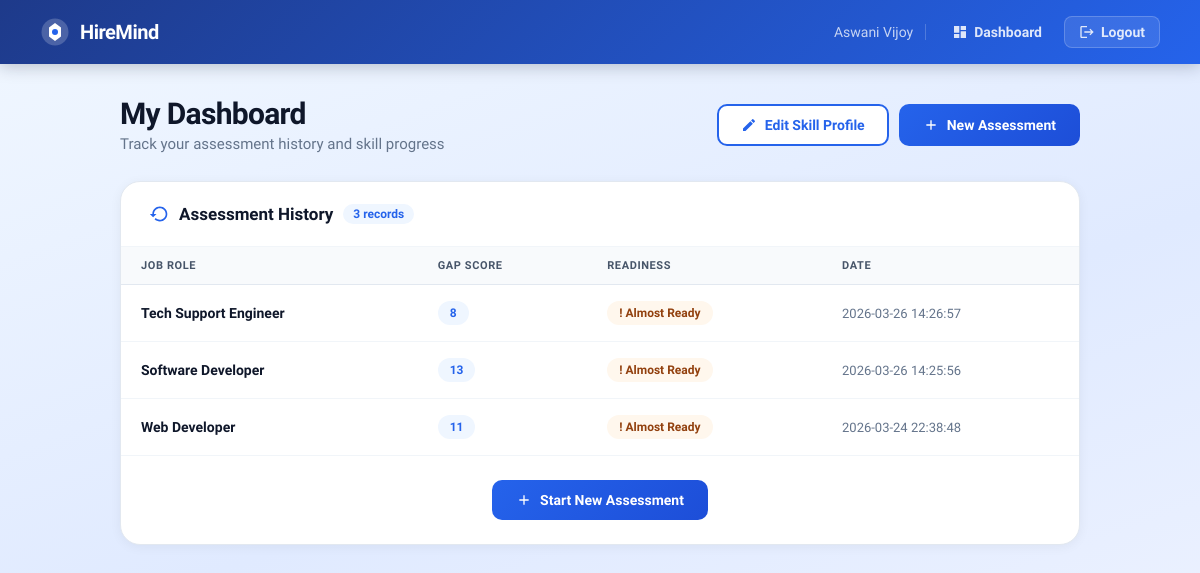
/dashboard (signed in), run on an earlier commit of the app's database.
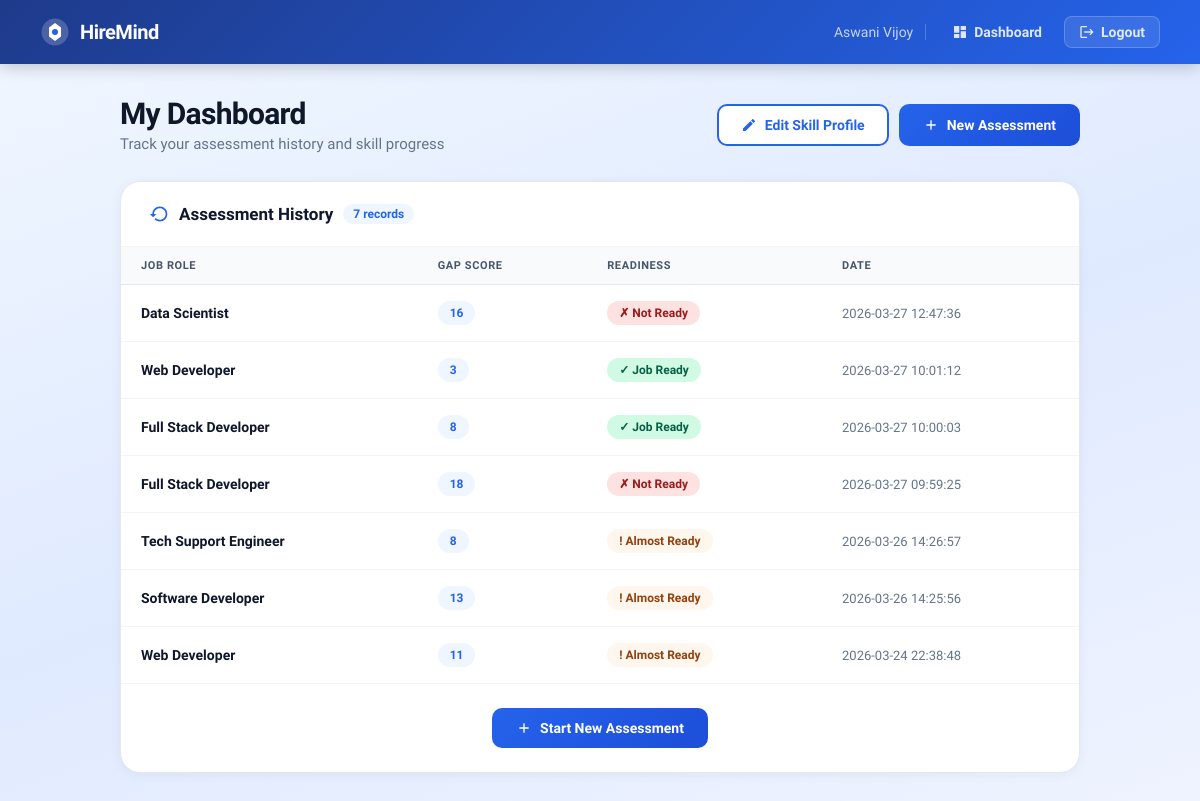
And on a later commit of the database.
### tables this page shows
CREATE TABLE assessments (
            id INTEGER PRIMARY KEY AUTOINCREMENT,
            user_id INTEGER,
            job_role TEXT,
            total_gap INTEGER,
            readiness TEXT,
            created_at TEXT,
            FOREIGN KEY (user_id) REFERENCES users(id)
        );

### app.py (the view)
@app.route('/dashboard')
def dashboard():
    if 'user_id' not in session:
        return redirect(url_for('login'))
    conn = sqlite3.connect("hiremind.db", timeout=10)
    cursor = conn.cursor()
    cursor.execute("""
        SELECT id, job_role, total_gap, readiness, created_at
        FROM assessments
        WHERE user_id = ?
        ORDER BY created_at DESC
    """, (session['user_id'],))
    assessments = cursor.fetchall()
    conn.close()
    return render_template('dashboard.html', assessments=assessments)

### templates/dashboard.html (shortened to what this page needs)
{% extends "base.html" %}
{% block content %}
<head>
</head>
<div class="page-wrapper">
    <div class="dash-header">
        <div>
            <h1>My Dashboard</h1>
            <p>Track your assessment history and skill progress</p>
        </div>
        <div style="display:flex;gap:10px;flex-wrap:wrap;">
            <button onclick="window.location.href='/edit_skills'" class="btn-edit">
                <svg width="16" height="16" viewBox="0 0 24 24" fill="currentColor"><path d="M3 17.25V21h3.75L17.81 9.94l-3.75-3.75L3 17.25zM20.71 7.04c.39-.39.39-1.02 0-1.41l-2.34-2.34a1 1 0 00-1.41 0l-1.83 1.83 3.75 3.75 1.83-1.83z"/></svg>
                Edit Skill Profile
            </button>
            <button onclick="window.location.href='/'" class="btn-new">
                <svg width="16" height="16" viewBox="0 0 24 24" fill="currentColor"><path d="M19 13h-6v6h-2v-6H5v-2h6V5h2v6h6v2z"/></svg>
                New Assessment
            </button>
        </div>
    </div>
    <div class="section">
        <div class="section-head">
            <svg width="20" height="20" viewBox="0 0 24 24" fill="#2563eb"><path d="M13 3c-4.97 0-9 4.03-9 9H1l3.89 3.89.07.14L9 12H6c0-3.87 3.13-7 7-7s7 3.13 7 7-3.13 7-7 7c-1.93 0-3.68-.79-4.94-2.06l-1.42 1.42C8.27 19.99 10.51 21 13 21c4.97 0 9-4.03 9-9s-4.03-9-9-9z"/></svg>
            <h2>Assessment History</h2>
            {% if assessments %}
            <span class="count-chip">{{ assessments | length }} records</span>
            {% endif %}
        </div>
        {% if assessments %}
        <div style="overflow-x:auto;">
            <table class="modern-table">
                <thead>
                    <tr>
                        <th>Job Role</th>
                        <th>Gap Score</th>
                        <th>Readiness</th>
                        <th>Date</th>
                    </tr>
                </thead>
                <tbody>
                    {% for a in assessments %}
                    <tr onclick="window.location.href='/assessment/{{ a[0] }}'">
                        <td><span class="role-text">{{ a[1] }}</span></td>
                        <td><span class="gap-badge">{{ a[2] }}</span></td>
                        <td>
                            <span class="status-badge {% if 'Job Ready' in a[3] %}status-Strong{% elif 'Almost' in a[3] %}status-Weak{% else %}status-Missing{% endif %}">
                                {% if 'Job Ready' in a[3] %}✓{% elif 'Almost' in a[3] %}!{% else %}✗{% endif %}
                                {{ a[3] }}
                            </span>
                        </td>
                        <td><span class="date-text">{{ a[4] }}</span></td>
                    </tr>
                    {% endfor %}
                </tbody>
            </table>
        </div>
        <div class="cta-row">
            <button onclick="window.location.href='/'" class="btn-new">
                <svg width="16" height="16" viewBox="0 0 24 24" fill="currentColor"><path d="M19 13h-6v6h-2v-6H5v-2h6V5h2v6h6v2z"/></svg>
                Start New Assessment
            </button>
        </div>
        {% endif %}
    </div>
</div>
{% endblock %}

### templates/base.html (shortened to what this page needs)
<!DOCTYPE html>
<html lang="en">
<head>
    <link rel="stylesheet" href="{{ url_for('static', filename='style.css') }}">
</head>
<body>
{% if session.get('username') %}
<nav class="top-nav">
    <a href="/dashboard" class="nav-brand">
        <svg width="30" height="30" viewBox="0 0 40 40" fill="none">
            <circle cx="20" cy="20" r="18" fill="white" opacity="0.2"/>
            <path d="M20 8L28 14V26L20 32L12 26V14L20 8Z" fill="white"/>
            <circle cx="20" cy="20" r="4" fill="#2563eb"/>
        </svg>
        HireMind
    </a>
    <div class="nav-links">
        <span class="nav-welcome">{{ session['username'] }}</span>
        <a href="/dashboard" class="nav-link">
            <svg width="16" height="16" viewBox="0 0 24 24" fill="currentColor">
                <path d="M3 13h8V3H3v10zm0 8h8v-6H3v6zm10 0h8V11h-8v10zm0-18v6h8V3h-8z"/>
            </svg>
            Dashboard
        </a>
        <a href="/logout" class="nav-link logout">
            <svg width="16" height="16" viewBox="0 0 24 24" fill="currentColor">
                <path d="M17 7l-1.41 1.41L18.17 11H8v2h10.17l-2.58 2.58L17 17l5-5zM4 5h8V3H4c-1.1 0-2 .9-2 2v14c0 1.1.9 2 2 2h8v-2H4V5z"/>
            </svg>
            Logout
        </a>
    </div>
</nav>
{% endif %}
<div class="page-content">
    {% block content %}{% endblock %}
</div>
</body>
</html>

### static/style.css (style rules this page uses)
* { margin: 0; padding: 0; box-sizing: border-box; }
body { font-family: -apple-system, BlinkMacSystemFont, 'Segoe UI', 'Roboto', 'Oxygen', 'Ubuntu', 'Cantarell', sans-serif; background: linear-gradient(135deg, #667eea 0%, #764ba2 100%); min-height: 100vh; padding: 20px; color: #1e293b; }
.section { margin-bottom: 40px; }
.modern-table { width: 100%; border-collapse: collapse; background: white; }
.modern-table thead { background: linear-gradient(135deg, #2C7BE5 0%, #1a5fd0 100%); }
.modern-table th { padding: 16px; text-align: left; color: white; font-weight: 600; font-size: 14px; text-transform: uppercase; letter-spacing: 0.5px; }
.modern-table td { padding: 16px; border-bottom: 1px solid #e2e8f0; }
.status-badge { display: inline-flex; align-items: center; gap: 6px; padding: 6px 12px; border-radius: 20px; font-size: 12px; font-weight: 600; }
.status-Strong { background: #d1fae5; color: #065f46; }
.status-Weak { background: #fed7aa; color: #c2410c; }
.status-Missing { background: #fee2e2; color: #991b1b; }
button, .btn-primary, .btn-secondary { padding: 14px 32px; border: none; border-radius: 10px; font-size: 16px; font-weight: 600; cursor: pointer; transition: all 0.3s ease; display: inline-flex; align-items: center; gap: 8px; }

### templates/base.html (style rules this page uses)
* { box-sizing: border-box; }
body { margin: 0; padding: 0; font-family: 'Plus Jakarta Sans', sans-serif; }
.top-nav { background: linear-gradient(135deg, #1e3a8a 0%, #2563eb 100%); padding: 0 40px; height: 64px; display: flex; justify-content: space-between; align-items: center; box-shadow: 0 2px 16px rgba(15,23,42,0.25); position: sticky; top: 0; z-index: 100; }
.nav-brand { display: flex; align-items: center; gap: 10px; color: white; font-size: 20px; font-weight: 800; letter-spacing: -0.5px; text-decoration: none; }
.nav-links { display: flex; align-items: center; gap: 8px; }
.nav-welcome { color: rgba(255,255,255,0.75); font-size: 14px; font-weight: 500; padding-right: 12px; border-right: 1px solid rgba(255,255,255,0.2); margin-right: 4px; }
.nav-link { color: rgba(255,255,255,0.85); text-decoration: none; font-size: 14px; font-weight: 600; padding: 7px 14px; border-radius: 8px; transition: all 0.2s; display: inline-flex; align-items: center; gap: 6px; }
.nav-link.logout { background: rgba(255,255,255,0.1); border: 1px solid rgba(255,255,255,0.2); }
.page-content { min-height: calc(100vh - 64px); background: linear-gradient(160deg, #eff6ff 0%, #e0eaff 50%, #f0f4ff 100%); padding: 32px 24px; }

What changed in the data, as far as the page shows it:
added assessments: job_role "Data Scientist", total_gap "16", readiness "Not Ready", created_at "2026-03-27 12:47:36"
added assessments: job_role "Web Developer", total_gap "3", readiness "Job Ready", created_at "2026-03-27 10:01:12"
added assessments: job_role "Full Stack Developer", total_gap "8", readiness "Job Ready", created_at "2026-03-27 10:00:03"
added assessments: job_role "Full Stack Developer", total_gap "18", readiness "Not Ready", created_at "2026-03-27 09:59:25"
Also different on the page:
{{ assessments | length }}: "3" → "7"
